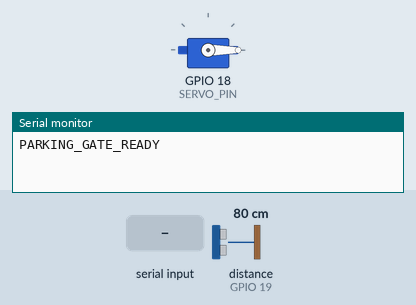
The sketch below on a simulated ESP32. Shown: servo, the last lines printed to the serial monitor. Wiring (inferred from the names in the program): ultrasonic range finder: trigger GPIO 5; echo GPIO 19. The test bench sets the inputs (shaded band); at power-on: distance to the obstacle (sensor on GPIO 19) 80 cm. The echo pulse lasts 58.3 µs per cm.

Above: at 1.7 s.
1.8 s: "OPEN\n" received over Serial
At 3.0 s:
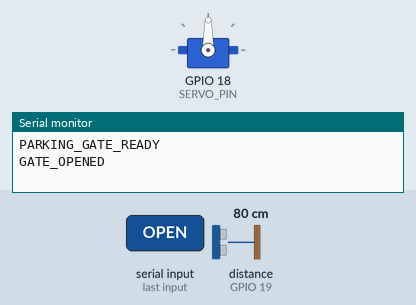
3.3 s: distance to the obstacle (sensor on GPIO 19) set to 2 cm
Timing chart, 0 to 6.3 s (numbered marks = the images above; inputs shaded):
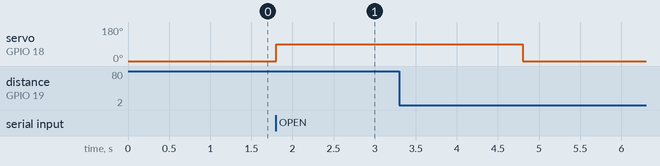

The sketch:

parking_gate_esp32.ino
```cpp
/*
  AI Automatic Parking Gate - ESP32 firmware

  Wiring (classic ESP32 DevKit / ESP32-WROOM-32):
    HC-SR04 TRIG -> GPIO 5
    HC-SR04 ECHO -> GPIO 19 (use a voltage divider: HC-SR04 ECHO is 5V)
    Servo signal -> GPIO 18
    Servo power -> external regulated 5V supply
    ESP32 GND, sensor GND and servo supply GND must be connected together.

  USB serial protocol at 115200 baud:
    ESP32 -> PC: DETECTED
    PC -> ESP32: OPEN

  Install the "ESP32Servo" library in Arduino IDE Library Manager.
*/

#include <Arduino.h>
#include <ESP32Servo.h>

const int TRIG_PIN = 5;
const int ECHO_PIN = 19;
const int SERVO_PIN = 18;

const int GATE_CLOSED_ANGLE = 0;
const int GATE_OPEN_ANGLE = 90;

const float DETECT_DISTANCE_CM = 25.0;
const float CLEAR_DISTANCE_CM = 40.0;
const unsigned long OPEN_DURATION_MS = 3000;
const unsigned long SENSOR_INTERVAL_MS = 100;
const unsigned long SERIAL_TIMEOUT_MS = 30;

Servo gateServo;

bool vehicleLatched = false;
bool gateIsOpen = false;
unsigned long gateOpenedAt = 0;
unsigned long lastSensorReadAt = 0;

float readDistanceCm() {
  digitalWrite(TRIG_PIN, LOW);
  delayMicroseconds(3);
  digitalWrite(TRIG_PIN, HIGH);
  delayMicroseconds(10);
  digitalWrite(TRIG_PIN, LOW);

  // Timeout prevents the ESP32 from blocking if no echo is received.
  unsigned long duration = pulseIn(ECHO_PIN, HIGH, 30000UL);
  if (duration == 0) {
    return -1.0;
  }

  return (duration * 0.0343f) / 2.0f;
}

void openGate() {
  if (gateIsOpen) {
    return;
  }

  gateServo.write(GATE_OPEN_ANGLE);
  gateIsOpen = true;
  gateOpenedAt = millis();
  Serial.println("GATE_OPENED");
}

void closeGate() {
  gateServo.write(GATE_CLOSED_ANGLE);
  gateIsOpen = false;
  Serial.println("GATE_CLOSED");
}

void handleSerialCommands() {
  static String command = "";

  while (Serial.available() > 0) {
    char ch = (char)Serial.read();

    if (ch == '\n' || ch == '\r') {
      command.trim();

      if (command.equalsIgnoreCase("OPEN")) {
        openGate();
      }

      command = "";
    } else if (command.length() < 40) {
      command += ch;
    } else {
      command = "";
    }
  }
}

void setup() {
  Serial.begin(115200);
  Serial.setTimeout(SERIAL_TIMEOUT_MS);

  pinMode(TRIG_PIN, OUTPUT);
  pinMode(ECHO_PIN, INPUT);

  gateServo.setPeriodHertz(50);
  gateServo.attach(SERVO_PIN, 500, 2400);
  gateServo.write(GATE_CLOSED_ANGLE);

  delay(500);
  Serial.println("PARKING_GATE_READY");
}

void loop() {
  handleSerialCommands();

  // Automatically close the gate after the open interval.
  if (gateIsOpen && millis() - gateOpenedAt >= OPEN_DURATION_MS) {
    closeGate();
  }

  if (millis() - lastSensorReadAt >= SENSOR_INTERVAL_MS) {
    lastSensorReadAt = millis();

    float distance = readDistanceCm();

    if (distance > 0 && distance <= DETECT_DISTANCE_CM && !vehicleLatched) {
      vehicleLatched = true;
      Serial.println("DETECTED");
    }

    // Require the vehicle to move farther away before another detection.
    if (distance < 0 || distance >= CLEAR_DISTANCE_CM) {
      vehicleLatched = false;
    }
  }
}
```

Measured:
- after the input at 1.8 s, servo on GPIO 18 (SERVO_PIN): 0° → 90° at once
